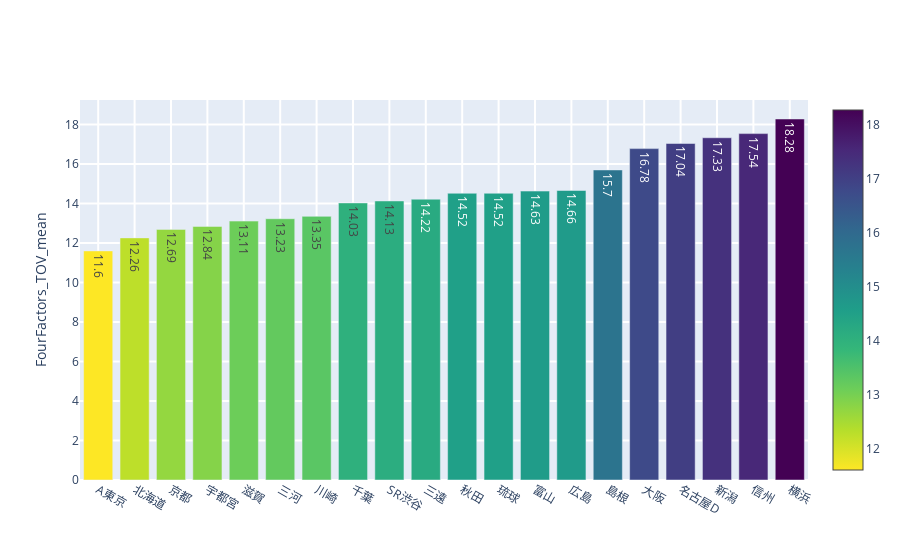
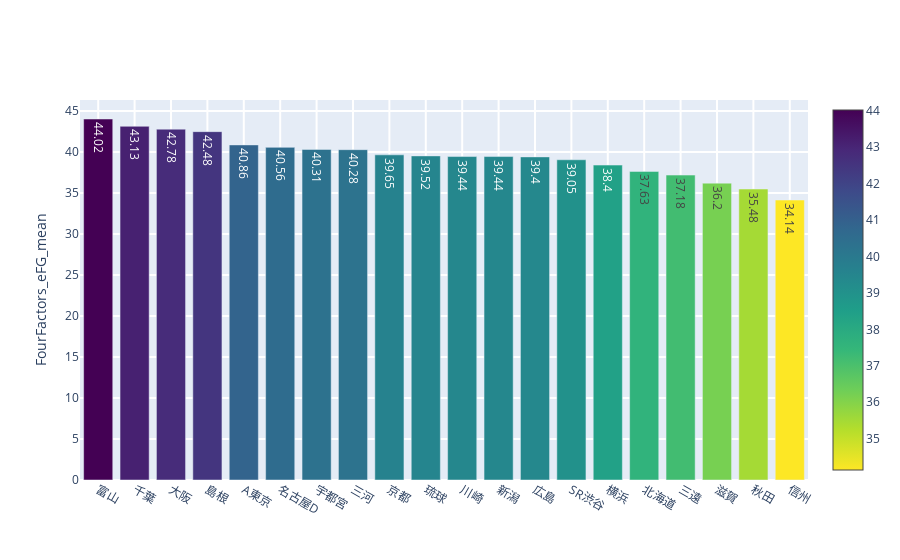
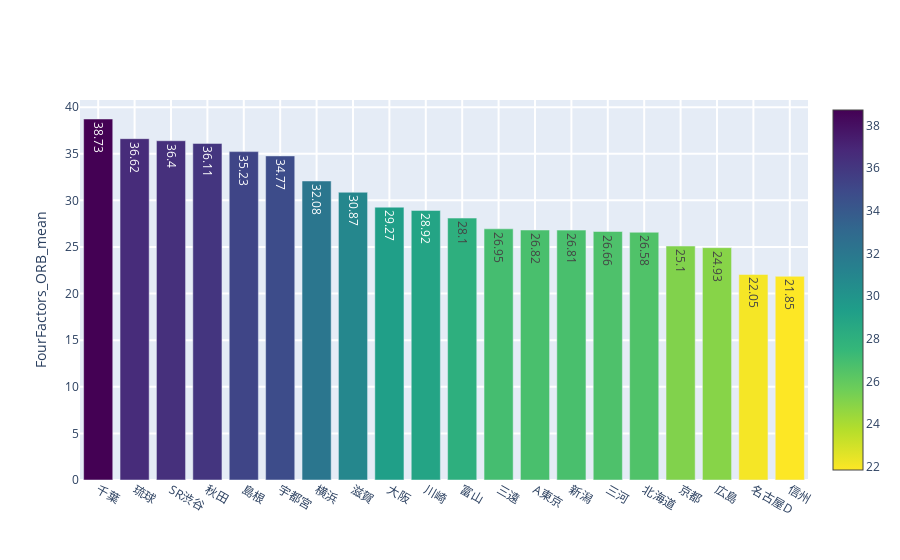
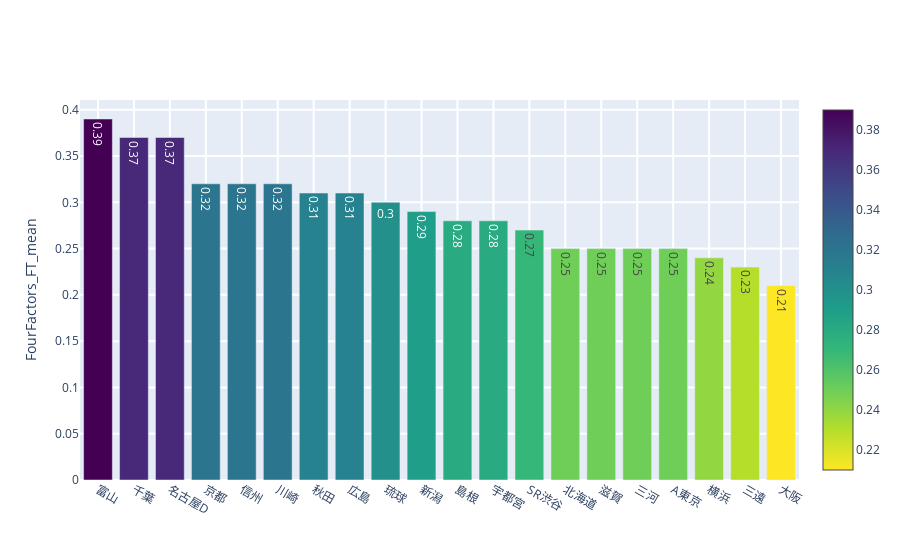

Source (notebook cell) for these figures, in order:
### Code cell
df_four_factors = aggregate(df_game_summary, key="NameShort", agg_dict={c: ["mean"] for c in df_game_summary.columns if c.startswith("FourFactors")})

for ycol in ["FourFactors_TOV_mean", "FourFactors_eFG_mean", "FourFactors_ORB_mean", "FourFactors_FT_mean"]:
    if ycol == "FourFactors_TOV_mean":
        BarPlotly().show(df_four_factors.sort_values(ycol, ascending=True), xcol="NameShort", ycol=ycol, ytitle=ycol, save_path=f"../outputs/{ycol}.png")
    else:
        BarPlotly().show(df_four_factors.sort_values(ycol, ascending=False), xcol="NameShort", ycol=ycol, ytitle=ycol, save_path=f"../outputs/{ycol}.png")

### Figure 1 — Plotly figure (JSON) as saved in the notebook; plotly's stock layout.template omitted (floating-point values rounded to 4 significant figures)
{"data": [{"marker": {"color": [11.6, 12.26, 12.69, 12.84, 13.11, 13.23, 13.35, 14.03, 14.13, 14.22, 14.52, 14.52, 14.63, 14.66, 15.7, 16.78, 17.04, 17.33, 17.54, 18.28], "colorscale": [[0, "#440154"], [0.1111, "#482878"], [0.2222, "#3e4989"], [0.3333, "#31688e"], [0.4444, "#26828e"], [0.5556, "#1f9e89"], [0.6667, "#35b779"], [0.7778, "#6ece58"], [0.8889, "#b5de2b"], [1, "#fde725"]], "reversescale": true, "showscale": true}, "orientation": "v", "text": [11.6, 12.26, 12.69, 12.84, 13.11, 13.23, 13.35, 14.03, 14.13, 14.22, 14.52, 14.52, 14.63, 14.66, 15.7, 16.78, 17.04, 17.33, 17.54, 18.28], "textposition": "auto", "type": "bar", "x": ["A東京", "北海道", "京都", "宇都宮", "滋賀", "三河", "川崎", "千葉", "SR渋谷", "三遠", "秋田", "琉球", "富山", "広島", "島根", "大阪", "名古屋D", "新潟", "信州", "横浜"], "y": [11.6, 12.26, 12.69, 12.84, 13.11, 13.23, 13.35, 14.03, 14.13, 14.22, 14.52, 14.52, 14.63, 14.66, 15.7, 16.78, 17.04, 17.33, 17.54, 18.28]}], "layout": {"autosize": true, "xaxis": {"autorange": true, "gridwidth": 2, "range": [-0.5, 19.5], "ticklen": 5, "type": "category", "zeroline": false}, "yaxis": {"autorange": true, "gridwidth": 2, "range": [0, 19.24], "ticklen": 5, "title": {"text": "FourFactors_TOV_mean"}, "type": "linear"}}}

### Figure 2 — Plotly figure (JSON) as saved in the notebook; plotly's stock layout.template omitted (floating-point values rounded to 4 significant figures)
{"data": [{"marker": {"color": [44.02, 43.13, 42.78, 42.48, 40.86, 40.56, 40.31, 40.28, 39.65, 39.52, 39.44, 39.44, 39.4, 39.05, 38.4, 37.63, 37.18, 36.2, 35.48, 34.14], "colorscale": [[0, "#440154"], [0.1111, "#482878"], [0.2222, "#3e4989"], [0.3333, "#31688e"], [0.4444, "#26828e"], [0.5556, "#1f9e89"], [0.6667, "#35b779"], [0.7778, "#6ece58"], [0.8889, "#b5de2b"], [1, "#fde725"]], "reversescale": true, "showscale": true}, "orientation": "v", "text": [44.02, 43.13, 42.78, 42.48, 40.86, 40.56, 40.31, 40.28, 39.65, 39.52, 39.44, 39.44, 39.4, 39.05, 38.4, 37.63, 37.18, 36.2, 35.48, 34.14], "textposition": "auto", "type": "bar", "x": ["富山", "千葉", "大阪", "島根", "A東京", "名古屋D", "宇都宮", "三河", "京都", "琉球", "川崎", "新潟", "広島", "SR渋谷", "横浜", "北海道", "三遠", "滋賀", "秋田", "信州"], "y": [44.02, 43.13, 42.78, 42.48, 40.86, 40.56, 40.31, 40.28, 39.65, 39.52, 39.44, 39.44, 39.4, 39.05, 38.4, 37.63, 37.18, 36.2, 35.48, 34.14]}], "layout": {"autosize": true, "xaxis": {"autorange": true, "gridwidth": 2, "range": [-0.5, 19.5], "ticklen": 5, "type": "category", "zeroline": false}, "yaxis": {"autorange": true, "gridwidth": 2, "range": [0, 46.34], "ticklen": 5, "title": {"text": "FourFactors_eFG_mean"}, "type": "linear"}}}

### Figure 3 — Plotly figure (JSON) as saved in the notebook; plotly's stock layout.template omitted (floating-point values rounded to 4 significant figures)
{"data": [{"marker": {"color": [38.73, 36.62, 36.4, 36.11, 35.23, 34.77, 32.08, 30.87, 29.27, 28.92, 28.1, 26.95, 26.82, 26.81, 26.66, 26.58, 25.1, 24.93, 22.05, 21.85], "colorscale": [[0, "#440154"], [0.1111, "#482878"], [0.2222, "#3e4989"], [0.3333, "#31688e"], [0.4444, "#26828e"], [0.5556, "#1f9e89"], [0.6667, "#35b779"], [0.7778, "#6ece58"], [0.8889, "#b5de2b"], [1, "#fde725"]], "reversescale": true, "showscale": true}, "orientation": "v", "text": [38.73, 36.62, 36.4, 36.11, 35.23, 34.77, 32.08, 30.87, 29.27, 28.92, 28.1, 26.95, 26.82, 26.81, 26.66, 26.58, 25.1, 24.93, 22.05, 21.85], "textposition": "auto", "type": "bar", "x": ["千葉", "琉球", "SR渋谷", "秋田", "島根", "宇都宮", "横浜", "滋賀", "大阪", "川崎", "富山", "三遠", "A東京", "新潟", "三河", "北海道", "京都", "広島", "名古屋D", "信州"], "y": [38.73, 36.62, 36.4, 36.11, 35.23, 34.77, 32.08, 30.87, 29.27, 28.92, 28.1, 26.95, 26.82, 26.81, 26.66, 26.58, 25.1, 24.93, 22.05, 21.85]}], "layout": {"autosize": true, "xaxis": {"autorange": true, "gridwidth": 2, "range": [-0.5, 19.5], "ticklen": 5, "type": "category", "zeroline": false}, "yaxis": {"autorange": true, "gridwidth": 2, "range": [0, 40.77], "ticklen": 5, "title": {"text": "FourFactors_ORB_mean"}, "type": "linear"}}}

### Figure 4 — Plotly figure (JSON) as saved in the notebook; plotly's stock layout.template omitted (floating-point values rounded to 4 significant figures)
{"data": [{"marker": {"color": [0.39, 0.37, 0.37, 0.32, 0.32, 0.32, 0.31, 0.31, 0.3, 0.29, 0.28, 0.28, 0.27, 0.25, 0.25, 0.25, 0.25, 0.24, 0.23, 0.21], "colorscale": [[0, "#440154"], [0.1111, "#482878"], [0.2222, "#3e4989"], [0.3333, "#31688e"], [0.4444, "#26828e"], [0.5556, "#1f9e89"], [0.6667, "#35b779"], [0.7778, "#6ece58"], [0.8889, "#b5de2b"], [1, "#fde725"]], "reversescale": true, "showscale": true}, "orientation": "v", "text": [0.39, 0.37, 0.37, 0.32, 0.32, 0.32, 0.31, 0.31, 0.3, 0.29, 0.28, 0.28, 0.27, 0.25, 0.25, 0.25, 0.25, 0.24, 0.23, 0.21], "textposition": "auto", "type": "bar", "x": ["富山", "千葉", "名古屋D", "京都", "信州", "川崎", "秋田", "広島", "琉球", "新潟", "島根", "宇都宮", "SR渋谷", "北海道", "滋賀", "三河", "A東京", "横浜", "三遠", "大阪"], "y": [0.39, 0.37, 0.37, 0.32, 0.32, 0.32, 0.31, 0.31, 0.3, 0.29, 0.28, 0.28, 0.27, 0.25, 0.25, 0.25, 0.25, 0.24, 0.23, 0.21]}], "layout": {"autosize": true, "xaxis": {"autorange": true, "gridwidth": 2, "range": [-0.5, 19.5], "ticklen": 5, "type": "category", "zeroline": false}, "yaxis": {"autorange": true, "gridwidth": 2, "range": [0, 0.4105], "ticklen": 5, "title": {"text": "FourFactors_FT_mean"}, "type": "linear"}}}
